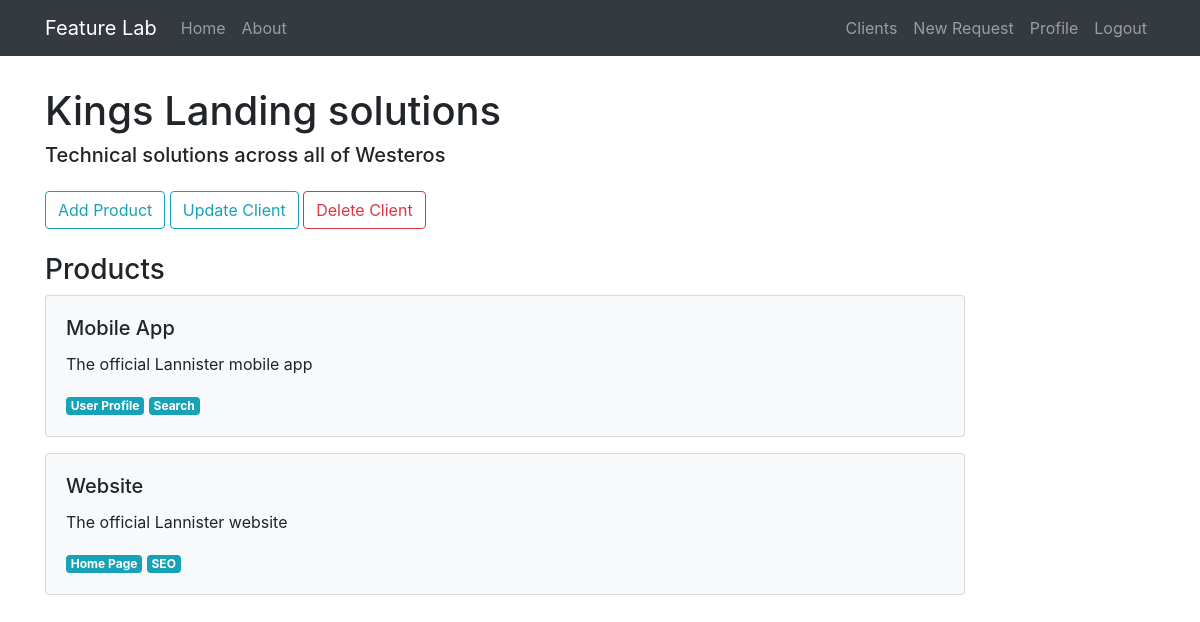
/client/1 (signed in), run on an earlier commit of the app's database.
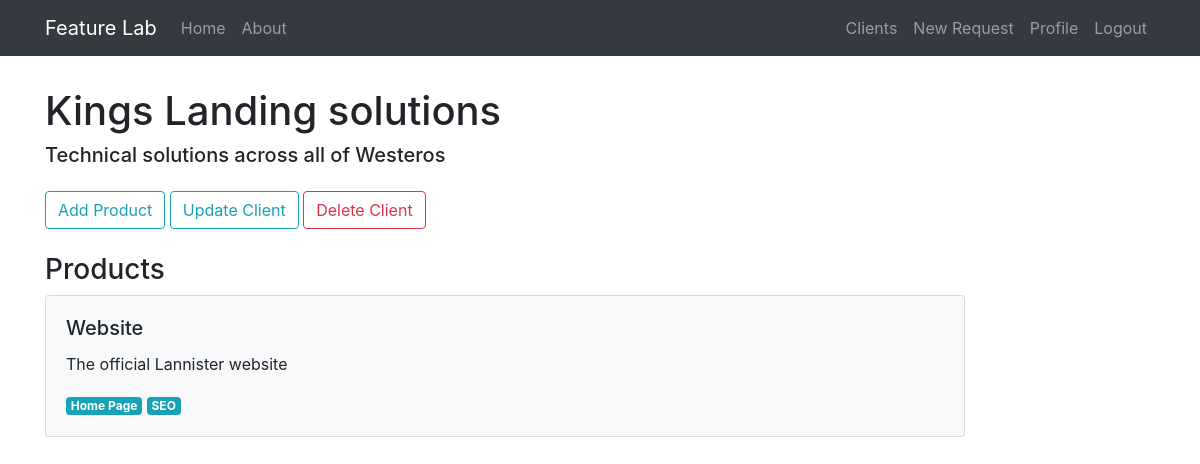
And on a later commit of the database.
### feature_lab/models.py (models this page shows, shortened)
class Product(db.Model):
    id = db.Column(db.Integer, primary_key=True)
    name = db.Column(db.String(20), unique=True, nullable=False)
    description = db.Column(db.Text(), nullable=False)
    owner_id = db.Column(db.Integer, db.ForeignKey('client.id'), nullable=False)
    requests = db.relationship('FeatureRequest', backref='product', lazy=True)
    areas = db.relationship('ProductArea', backref='product', lazy=True)

class ProductArea(db.Model):
    id = db.Column(db.Integer, primary_key=True)
    name = db.Column(db.String(30), nullable=False)
    product_id = db.Column(db.Integer, db.ForeignKey('product.id'), nullable=False)

### feature_lab/clients/routes.py (the view)
@clients.route('/client/<int:client_id>')
@login_required
def client(client_id):  # client page
    client = Client.query.get_or_404(int(client_id))
    return render_template('client.html', client=client)

### feature_lab/models.py (called while the page is built)
@login_manager.user_loader
def load_user(user_id):
    return User.query.get(int(user_id))

### feature_lab/templates/client.html (shortened to what this page needs)
{% extends 'layout.html' %}
{% block content %}
    <h1>{{client.name}}</h1>
    <h5 class="mb-4">{{client.bio}}</h5>
    <button class="btn btn-outline-info" onclick="window.location='/create_product/{{client.id}}'">Add Product</button>
    <button class="btn btn-outline-info" onclick="window.location='/client/{{client.id}}/update'">Update Client</button>
    <button type="button" class="btn btn-outline-danger" data-toggle="modal" data-target="#deleteModal">Delete Client</button>
    <h3 class="mt-4">Products</h3>
    {% if client.products %}
        {% for product in client.products %}
            <div>
                <a href="/product/{{ product.id }}" class="request-card">
                    <div class="card bg-light mb-3 p-3 mr-0">
                        <div class="p-1">
                            <h5 class="card-title">{{ product.name }}</h5>
                            <p class="card-text">{{ product.description }}</p>
                            {% for area in product.areas %}
                                <span class="badge badge-info">{{ area.name }}</span>
                            {% endfor %}
                        </div>
                    </div>
                </a>
            </div>
        {% endfor %}
    {% else %}
        <div class="p-5 text-secondary">
            <p>This client does not have any products yet. <a href="/create_product/{{client.id}}">Create product.</a></p>
        </div>
    {% endif %}
{% endblock content %}

What changed in the data, as far as the page shows it:
removed Product: name "Mobile App", description "The official Lannister mobile app"
removed ProductArea: name "User Profile", shown under "Mobile App"
removed ProductArea: name "Search", shown under "Mobile App"
